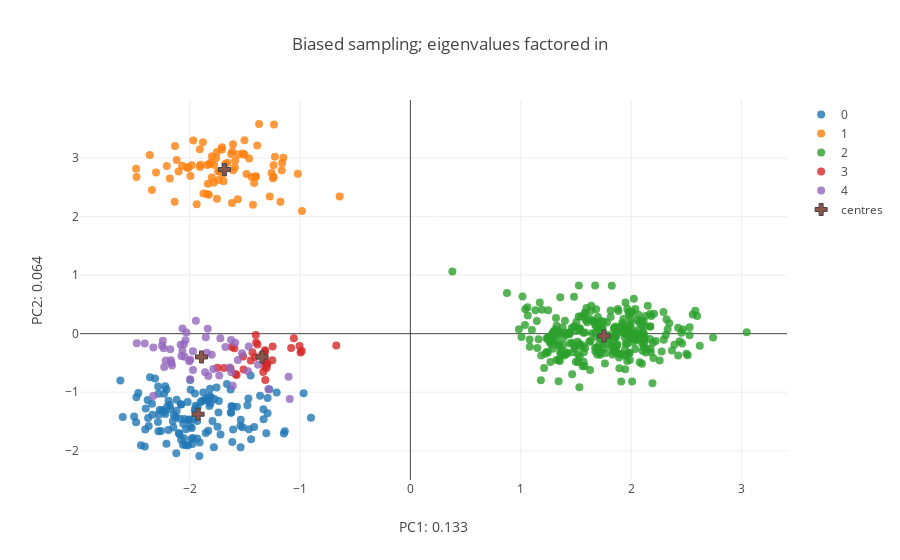

The cell this chart's notebook holds for it:
### Markdown cell above
Estimating population centroids in feature space and plot the PCA on biased-haplotype data set

### Code cell
## Calculate centroids
bias_centroids= [np.mean(bias_features[[y for y in range(bias_features.shape[0]) if labels_bias[y] == z],:],axis= 0) for z in range(N_pops)]
bias_centroids= np.array(bias_centroids)

## plot
fig_data= [go.Scatter(
        x = bias_features[[x for x in range(sum(Sizes_bias)) if labels_bias[x] == i],0],
        y = bias_features[[x for x in range(sum(Sizes_bias)) if labels_bias[x] == i],1],       
        type='scatter',
        mode= "markers",
        marker= {
        'line': {'width': 0},
        'size': 8,
        'symbol': 'circle',
      "opacity": .8
      },
      name= str(i)
    ) for i in range(N_pops)]


fig_data.append(
    go.Scatter(
        x= bias_centroids[:,0],
        y= bias_centroids[:,1],
        type= 'scatter',
        mode= 'markers',
        name= 'centres',
        marker= {
        'line': {'width': 1},
        'size': 10,
        'symbol': 'cross'
        }
    )
)

layout = go.Layout(
    title= 'Biased sampling; eigenvalues factored in',
    yaxis=dict(
        title='PC2: {}'.format(round(var_comps[1],3))),
    xaxis=dict(
    title= 'PC1: {}'.format(round(var_comps[0],3))),
)


fig = go.Figure(data=fig_data, layout=layout)
iplot(fig)

### Figure 1 — Plotly figure (JSON) as saved in the notebook; plotly's stock layout.template omitted (floating-point values rounded to 4 significant figures; data arrays with more than 128 entries replaced by an {"elided": "..."} marker saying what was removed)
{"data": [{"marker": {"line": {"width": 0}, "opacity": 0.8, "size": 8, "symbol": "circle"}, "mode": "markers", "name": "0", "type": "scatter", "x": {"elided": "130 float values"}, "y": {"elided": "130 float values"}}, {"marker": {"line": {"width": 0}, "opacity": 0.8, "size": 8, "symbol": "circle"}, "mode": "markers", "name": "1", "type": "scatter", "x": [-1.826, -1.679, -1.564, -1.623, -1.782, -2.18, -1.401, -1.817, -1.907, -1.02, -1.694, -0.9822, -1.742, -1.727, -1.274, -1.982, -1.612, -0.641, -1.607, -1.165, -2.133, -2.342, -1.236, -1.607, -2.304, -2.118, -1.967, -1.438, -1.707, -2.025, -1.177, -2.485, -1.812, -1.842, -1.708, -1.903, -1.24, -1.752, -1.587, -1.656, -1.426, -2.207, -1.151, -2.361, -2.012, -1.518, -1.502, -1.908, -1.257, -1.485, -1.879, -1.238, -1.371, -1.798, -1.739, -1.503, -1.696, -1.993, -2.135, -1.76, -1.936, -1.399, -2.481, -1.617, -1.227, -1.779, -1.416, -1.162, -1.557, -1.842, -2.068, -1.835, -1.753, -1.461, -1.246, -1.799, -1.388, -1.59, -2.1, -1.875], "y": [2.372, 2.897, 2.297, 3.069, 2.576, 2.65, 2.681, 2.898, 2.845, 2.732, 2.601, 2.093, 2.776, 2.767, 2.341, 2.875, 3.117, 2.344, 3.234, 2.793, 3.203, 2.455, 3.574, 2.789, 2.752, 2.967, 3.298, 2.677, 3.144, 2.841, 2.251, 2.818, 2.92, 2.882, 3.185, 2.886, 2.878, 3.101, 2.954, 2.92, 2.203, 2.863, 3.005, 3.053, 2.829, 3.076, 3.056, 3.148, 2.744, 2.726, 3.27, 2.676, 3.58, 3.03, 2.623, 3.302, 2.727, 2.693, 2.252, 2.999, 2.211, 2.687, 2.677, 2.232, 3.022, 2.884, 2.573, 2.913, 3.06, 2.386, 2.867, 2.56, 2.305, 2.993, 2.652, 2.665, 3.215, 2.838, 2.771, 2.393]}, {"marker": {"line": {"width": 0}, "opacity": 0.8, "size": 8, "symbol": "circle"}, "mode": "markers", "name": "2", "type": "scatter", "x": {"elided": "300 float values"}, "y": {"elided": "300 float values"}}, {"marker": {"line": {"width": 0}, "opacity": 0.8, "size": 8, "symbol": "circle"}, "mode": "markers", "name": "3", "type": "scatter", "x": [-0.671, -1.251, -1.297, -1.324, -1.317, -1.333, -1.584, -1.629, -1.316, -0.9845, -1.344, -1.081, -1.748, -1.516, -1.575, -1.056, -1.248, -1.431, -1.689, -1.446, -0.9948, -1.401, -1.317, -1.324, -1.397, -1.511, -1.594, -1.302, -1.385, -1.406, -1.617, -1.004, -1.319, -1.314, -1.317], "y": [-0.201, -0.4555, -0.5201, -0.333, -0.283, -0.6547, -0.6902, -0.5943, -0.57, -0.2965, -0.3638, -0.2451, -0.5825, -0.3917, -0.7057, -0.07659, -0.2192, -0.3168, -0.5863, -0.4585, -0.3203, -0.0231, -0.3032, -0.4023, -0.15, -0.6098, -0.2477, -0.5866, -0.1844, -0.3994, -0.2285, -0.2106, -0.467, -0.7899, -0.4838]}, {"marker": {"line": {"width": 0}, "opacity": 0.8, "size": 8, "symbol": "circle"}, "mode": "markers", "name": "4", "type": "scatter", "x": [-1.8, -1.993, -1.785, -1.103, -1.836, -1.843, -2.329, -2.037, -2.046, -2.175, -1.83, -1.943, -2.16, -1.996, -2.064, -2.242, -1.093, -2.479, -2.17, -1.721, -2.065, -1.969, -1.563, -1.625, -2.23, -1.381, -2.081, -1.587, -1.471, -1.525, -1.286, -2.407, -1.465, -1.853, -2.25, -1.676, -1.609, -2.004, -2.33, -2.074, -2.217, -1.86, -1.622, -2.235, -1.638, -2.03, -1.731, -2.052, -1.97, -2.165], "y": [-0.3618, -0.4448, -0.6049, -0.7374, 0.08484, -0.3278, -0.2372, -0.1127, -0.3953, -0.2674, -0.7226, 0.2217, -0.5445, -0.7791, 0.08917, -0.1224, -1.117, -0.1631, -0.4552, -0.0771, -0.2926, -0.6216, -0.4504, -0.1072, -0.571, -0.5316, -0.1876, -0.1545, -0.6397, -0.334, -0.9501, -0.1698, -0.2192, -0.06191, -0.2027, -0.2266, -0.8894, -0.4709, -1.063, -0.3801, -0.4573, -0.6608, -0.6594, -0.2475, -0.5779, 0.02151, -0.7139, -0.1812, -0.2997, -0.5018]}, {"marker": {"line": {"width": 1}, "size": 10, "symbol": "cross"}, "mode": "markers", "name": "centres", "type": "scatter", "x": [-1.923, -1.684, 1.755, -1.344, -1.892], "y": [-1.375, 2.803, -0.03858, -0.3986, -0.3975]}], "layout": {"title": "Biased sampling; eigenvalues factored in", "xaxis": {"title": "PC1: 0.133"}, "yaxis": {"title": "PC2: 0.064"}}}
